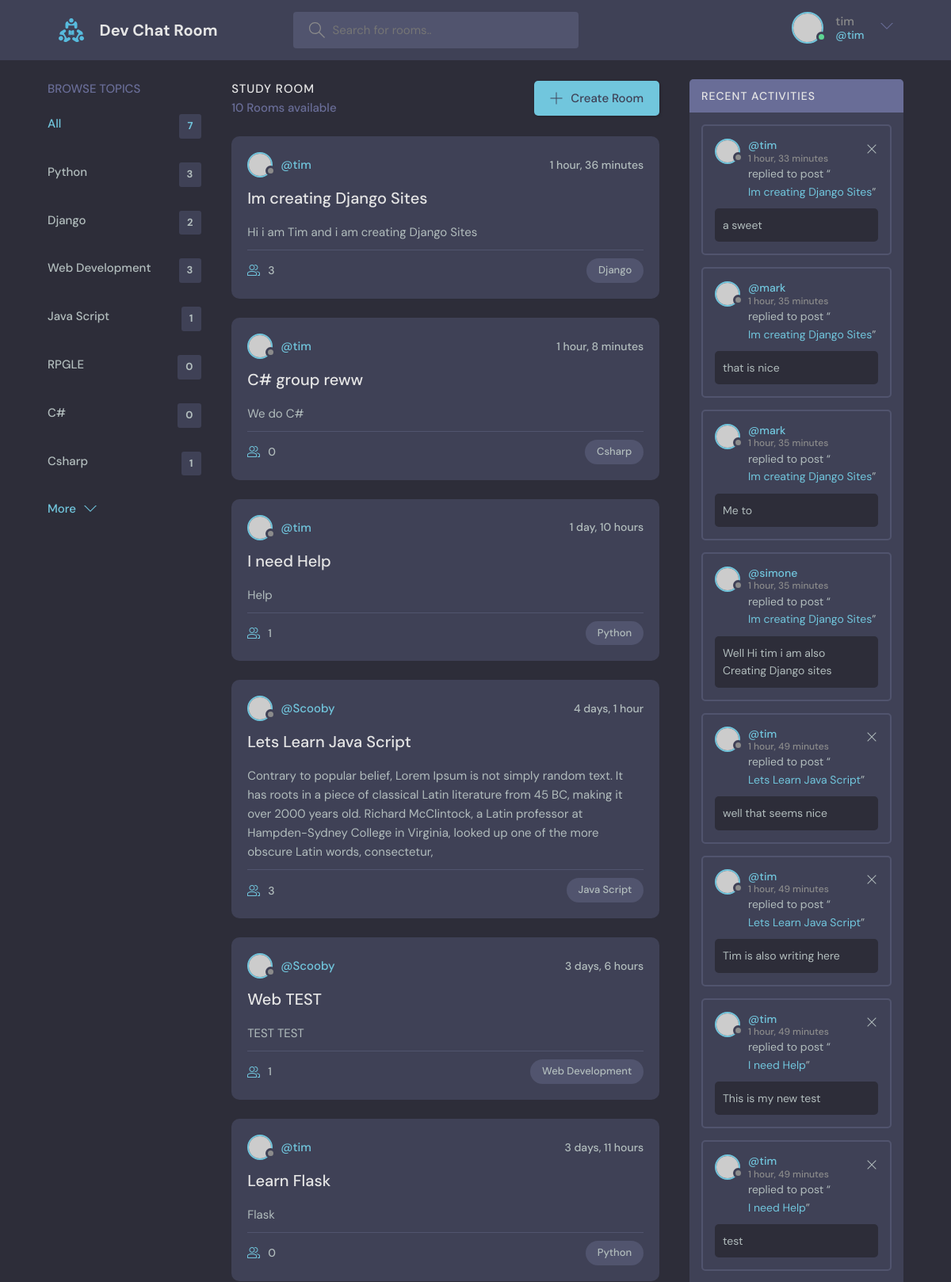
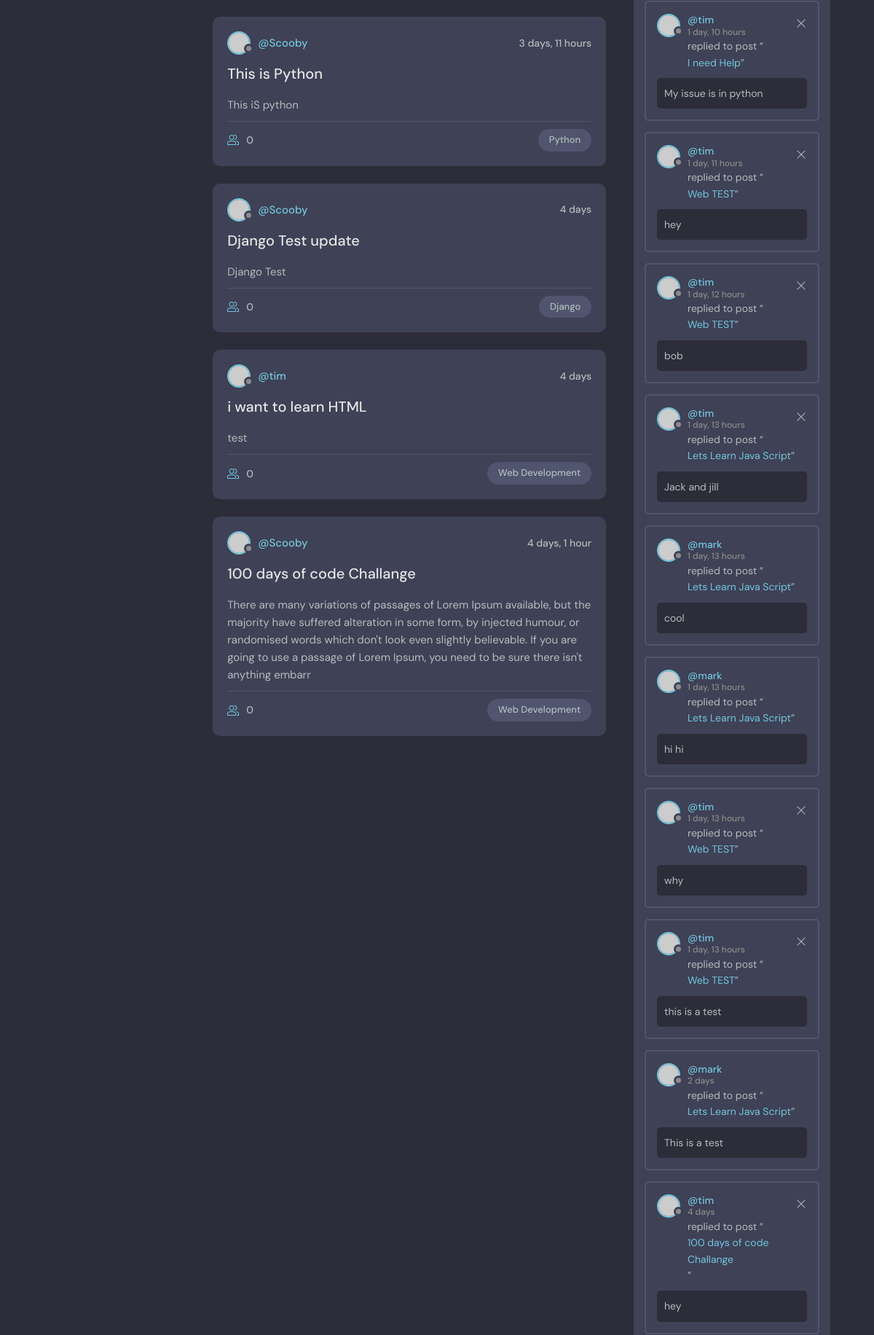
Screenshot of / (signed in, upper part) with the database file from the repository (2 pictures, top to bottom).
### base/models.py (models this page shows, shortened)
class Topic(models.Model):
    name =models.CharField(max_length=200)

class Room(models.Model):
    host = models.ForeignKey(User, on_delete=models.SET_NULL,null=True)
    topic = models.ForeignKey(Topic, on_delete=models.SET_NULL,null=True)
    name =models.CharField(max_length=200)
    description = models.TextField(null=True, blank=True, max_length=300)
    participants = models.ManyToManyField(User, related_name="participants",blank=True)
    updated = models.DateTimeField(auto_now=True)
    created = models.DateTimeField(auto_now_add=True)
    class Meta:
        ordering = ['-updated','-created']
    def __str__(self):
        return self.name

class Message(models.Model):
    user = models.ForeignKey(User,on_delete = models.CASCADE)
    room = models.ForeignKey(Room, on_delete =models.CASCADE)
    body = models.TextField ()
    updated = models.DateTimeField(auto_now=True)
    created = models.DateTimeField(auto_now_add=True)
    class Meta:
        ordering = ['-updated','-created']

### base/views.py (the view)
# urls.py: 2. Add a URL to urlpatterns:  path('', views.home, name='home')
def home(request):
    q = request.GET.get('q') if request.GET.get('q') !=None else ''
    rooms = Room.objects.filter(
        Q(topic__name__icontains =q)|
        Q(name__icontains =q)|
        Q(description__icontains =q)
        )
    topics = Topic.objects.all()
    room_count = rooms.count()
    room_messages = Message.objects.filter(
        Q(room__topic__name__icontains =q)
    )
    context = {'rooms':rooms,'topics':topics,'room_count':room_count,'room_messages':room_messages }
    return render(request, 'base/home.html', context)

### base/templates/base/home.html (shortened to what this page needs)
{% extends 'main.html' %} {% block content %}
<main class="layout layout--3">
  <div class="container">
    {% include 'base/topics_components.html'%}
    <div class="roomList">
      <div class="roomList__header">
        <div>
          <h2>Study Room</h2>
          <p>{{room_count}} Rooms available</p>
        </div>
        <a class="btn btn--main" href="{%url 'create-room'%}">
          <svg
            version="1.1"
            xmlns="http://www.w3.org/2000/svg"
            width="32"
            height="32"
            viewBox="0 0 32 32"
          >
            <title>add</title>
            <path
              d="M16.943 0.943h-1.885v14.115h-14.115v1.885h14.115v14.115h1.885v-14.115h14.115v-1.885h-14.115v-14.115z"
            ></path>
          </svg>
          Create Room
        </a>
      </div>
      {%include "base/feed_component.html" %}
    </div>
    {% include 'base/activity_component.html' %}
  </div>
</main>
{% endblock content%}

### templates/navbar.html (shortened to what this page needs)
{% load static %}
<header class="header header--loggedIn">
    <div class="container">
      <a href="{% url 'home' %}" class="header__logo">
        <img src="{% static 'images/logo.svg'%}" />
        <h1>Dev Chat Room</h1>
      </a>
      <form class="header__search" method="GET" action="{% url 'home' %}">
        <label>
          <input type="text" name='q' Placeholder="Search for rooms..">
        </label>
      </form>
      <nav class="header__menu">
        {% if request.user.is_authenticated %}
        <div class="header__user">
          <a href="{% url 'user-profile' request.user.id %}">
            <div class="avatar avatar--medium active">
              <img src="https://randomuser.me/api/portraits/men/37.jpg" />
            </div>
            <p>{{request.user}}<span>@{{request.user}}</span></p>
          </a>
          <button class="dropdown-button">
            <svg version="1.1" xmlns="http://www.w3.org/2000/svg" width="32" height="32" viewBox="0 0 32 32">
              <title>chevron-down</title>
              <path d="M16 21l-13-13h-3l16 16 16-16h-3l-13 13z"></path>
            </svg>
          </button>
        </div>
                {% else %}
                <a href="{% url 'login' %}"">
                    <img src="{% static 'images/avatar.svg'%}" />
                    <p>Login</p>
                </a>
                {% endif %}
      </nav>
    </div>
  </header>

### base/templates/base/topics_components.html
<div class="topics">
    <div class="topics__header">
      <h2>Browse Topics</h2>
    </div>
    <ul class="topics__list">
      <li>
        <a href="{% url 'home' %}" class="active">All <span>{{topics.count}}</span></a>
      </li>
      {% for topic in topics %}
      <li>
        <a href="{% url 'home' %}?q={{topic.name}}">{{ topic.name }} <span>{{topic.room_set.all.count}}</span></a>
      </li>
      {% endfor %}
    </ul>
    <a class="btn btn--link" href="topics.html">
      More
      <svg version="1.1" xmlns="http://www.w3.org/2000/svg" width="32" height="32" viewBox="0 0 32 32">
        <title>chevron-down</title>
        <path d="M16 21l-13-13h-3l16 16 16-16h-3l-13 13z"></path>
      </svg>
    </a>
  </div>

### base/templates/base/feed_component.html (shortened to what this page needs)
{% for room in rooms %}
<div class="roomListRoom">
    <div class="roomListRoom__header">
      <a href="{% url 'user-profile' room.host.id %}" class="roomListRoom__author">
        <div class="avatar avatar--small">
          <img src="https://randomuser.me/api/portraits/women/11.jpg" />
        </div>
        <span>@{{room.host.username}}</span>
      </a>
      <div class="roomListRoom__actions">
        <span>{{room.created | timesince}}</span>
      </div>
    </div>
    <div class="roomListRoom__content">
      <a href="{%url 'room' room.id %}">{{room.name}}</a>
      <p>
        {{room.description}}
      </p>
    </div>
    <div class="roomListRoom__meta">
      <a href="{%url 'room' room.id %}" class="roomListRoom__joined">
        {{room.participants.all.count}}
      </a>
      <p class="roomListRoom__topic">{{room.topic.name}}</p>
    </div>
  </div>
{% endfor %}

### base/templates/base/activity_component.html
<div class="activities">
  <div class="activities__header">
    <h2>Recent Activities</h2>
  </div>
  {%for messages in room_messages%}
  <div class="activities__box">
    <div class="activities__boxHeader roomListRoom__header">
      <a href="{% url 'user-profile' messages.user.id %}" class="roomListRoom__author">
        <div class="avatar avatar--small">
          <img src="https://randomuser.me/api/portraits/women/11.jpg" />
        </div>
        <p>
          @{{messages.user }}
          <span>{{messages.created | timesince}}</span>
        </p>
      </a>
      {%if request.user == messages.user%}
      <div class="roomListRoom__actions">
        <a href="#">
          <svg version="1.1" xmlns="http://www.w3.org/2000/svg" width="32" height="32" viewBox="0 0 32 32">
            <title>remove</title>
            <path
              d="M27.314 6.019l-1.333-1.333-9.98 9.981-9.981-9.981-1.333 1.333 9.981 9.981-9.981 9.98 1.333 1.333 9.981-9.98 9.98 9.98 1.333-1.333-9.98-9.98 9.98-9.981z"
            ></path>
          </svg>
        </a>
      </div>
      {% endif %}
    </div>
    <div class="activities__boxContent">
      <p>replied to post “<a href="{% url 'room' messages.room.id %}">{{messages.room}}</a>”</p>
      <div class="activities__boxRoomContent">
        <p>{{messages.body}}</p>
      </div>
    </div>
  </div>
  {%endfor %}
</div>

### rows the page displays
Topic: name "Python", room_set.all.count "3"
Topic: name "Django", room_set.all.count "2"
Topic: name "Web Development", room_set.all.count "3"
Topic: name "Java Script", room_set.all.count "1"
Topic: name "RPGLE", room_set.all.count "0"
Topic: name "C#", room_set.all.count "0"
Topic: name "Csharp", room_set.all.count "1"
Room: host.username "tim", created "1 hour, 36 minutes", name "Im creating Django Sites", description "Hi i am Tim and i am creating Django Sites", participants.all.count "3", topic.name "Django"
Room: host.username "tim", created "1 hour, 8 minutes", name "C# group reww", description "We do C#", participants.all.count "0", topic.name "Csharp"
Room: host.username "tim", created "1 day, 10 hours", name "I need Help", description "Help", participants.all.count "1", topic.name "Python"
Room: host.username "Scooby", created "4 days, 1 hour", name "Lets Learn Java Script", description "Contrary to popular belief, Lorem Ipsum is not simply random text. It has roots in a piece of classical Latin literature from 45 BC, making it over 2000 years old. Richard McClintock, a Latin professor at Hampden-Sydney College in Virginia, looked up one of the more obscure Latin words, consectetur,", participants.all.count "3", topic.name "Java Script"
Room: host.username "Scooby", created "3 days, 6 hours", name "Web TEST", description "TEST TEST", participants.all.count "1", topic.name "Web Development"
Room: host.username "tim", created "3 days, 11 hours", name "Learn Flask", description "Flask", participants.all.count "0", topic.name "Python"
Room: host.username "Scooby", created "3 days, 11 hours", name "This is Python", description "This iS python", participants.all.count "0", topic.name "Python"
Room: host.username "Scooby", created "4 days", name "Django Test update", description "Django Test", participants.all.count "0", topic.name "Django"
Room: host.username "tim", created "4 days", name "i want to learn HTML", description "test", participants.all.count "0", topic.name "Web Development"
Room: host.username "Scooby", created "4 days, 1 hour", name "100 days of code Challange", description "There are many variations of passages of Lorem Ipsum available, but the majority have suffered alteration in some form, by injected humour, or randomised words which don't look even slightly believable. If you are going to use a passage of Lorem Ipsum, you need to be sure there isn't anything embarr", participants.all.count "0", topic.name "Web Development"
Message: user "tim", created "1 hour, 33 minutes", room "Im creating Django Sites", body "a sweet"
Message: user "mark", created "1 hour, 35 minutes", room "Im creating Django Sites", body "that is nice"
Message: user "mark", created "1 hour, 35 minutes", room "Im creating Django Sites", body "Me to"
Message: user "simone", created "1 hour, 35 minutes", room "Im creating Django Sites", body "Well Hi tim i am also Creating Django sites"
Message: user "tim", created "1 hour, 49 minutes", room "Lets Learn Java Script", body "well that seems nice"
Message: user "tim", created "1 hour, 49 minutes", room "Lets Learn Java Script", body "Tim is also writing here"
Message: user "tim", created "1 hour, 49 minutes", room "I need Help", body "This is my new test"
Message: user "tim", created "1 hour, 49 minutes", room "I need Help", body "test"
Message: user "tim", created "1 day, 10 hours", room "I need Help", body "My issue is in python"
Message: user "tim", created "1 day, 11 hours", room "Web TEST", body "hey"
Message: user "tim", created "1 day, 12 hours", room "Web TEST", body "bob"
Message: user "tim", created "1 day, 13 hours", room "Lets Learn Java Script", body "Jack and jill"
Message: user "mark", created "1 day, 13 hours", room "Lets Learn Java Script", body "cool"
Message: user "mark", created "1 day, 13 hours", room "Lets Learn Java Script", body "hi hi"
Message: user "tim", created "1 day, 13 hours", room "Web TEST", body "why"
Message: user "tim", created "1 day, 13 hours", room "Web TEST", body "this is a test"
Message: user "mark", created "2 days", room "Lets Learn Java Script", body "This is a test"
Message: user "tim", created "4 days", room "100 days of code Challange", body "hey"

### other values shown
{{ request.user }} "tim"
{{ topics.count }} "7"
{{ room_count }} "10"
